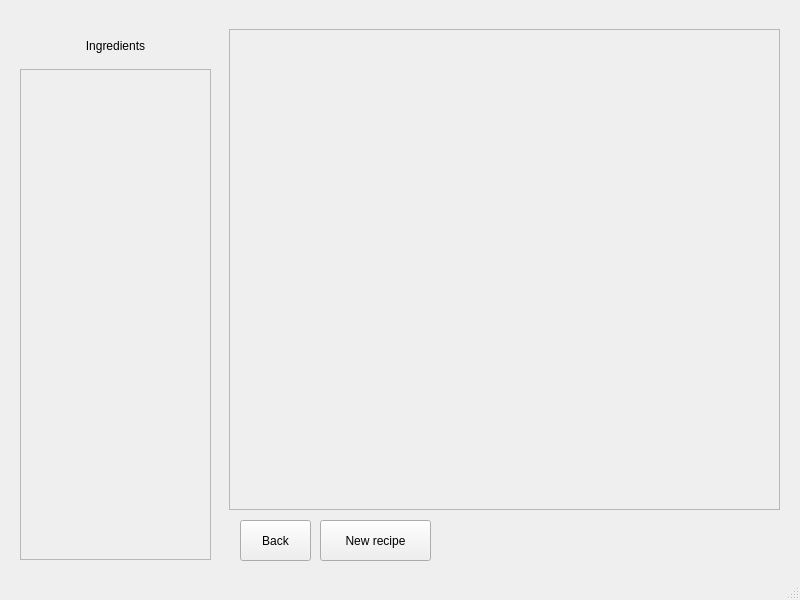
<?xml version="1.0" encoding="UTF-8"?>
<ui version="4.0">
 <class>RecipeWindow</class>
 <widget class="QMainWindow" name="RecipeWindow">
  <property name="geometry">
   <rect>
    <x>0</x>
    <y>0</y>
    <width>800</width>
    <height>600</height>
   </rect>
  </property>
  <property name="windowTitle">
   <string>MainWindow</string>
  </property>
  <widget class="QWidget" name="centralwidget">
   <widget class="QScrollArea" name="ingredientScrollPane">
    <property name="geometry">
     <rect>
      <x>20</x>
      <y>69</y>
      <width>191</width>
      <height>491</height>
     </rect>
    </property>
    <property name="widgetResizable">
     <bool>true</bool>
    </property>
    <widget class="QWidget" name="scrollAreaWidgetContents">
     <property name="geometry">
      <rect>
       <x>0</x>
       <y>0</y>
       <width>189</width>
       <height>489</height>
      </rect>
     </property>
    </widget>
   </widget>
   <widget class="QLabel" name="label">
    <property name="geometry">
     <rect>
      <x>20</x>
      <y>30</y>
      <width>191</width>
      <height>31</height>
     </rect>
    </property>
    <property name="styleSheet">
     <string notr="true">font: 700 12pt &quot;Verdana&quot;;</string>
    </property>
    <property name="text">
     <string>Ingredients</string>
    </property>
    <property name="alignment">
     <set>Qt::AlignCenter</set>
    </property>
   </widget>
   <widget class="QScrollArea" name="recipeScrollArea">
    <property name="geometry">
     <rect>
      <x>229</x>
      <y>29</y>
      <width>551</width>
      <height>481</height>
     </rect>
    </property>
    <property name="widgetResizable">
     <bool>true</bool>
    </property>
    <widget class="QWidget" name="scrollAreaWidgetContents_2">
     <property name="geometry">
      <rect>
       <x>0</x>
       <y>0</y>
       <width>549</width>
       <height>479</height>
      </rect>
     </property>
    </widget>
   </widget>
   <widget class="QPushButton" name="exitRecipeButton">
    <property name="geometry">
     <rect>
      <x>240</x>
      <y>520</y>
      <width>71</width>
      <height>41</height>
     </rect>
    </property>
    <property name="styleSheet">
     <string notr="true">font: 700 9pt &quot;Verdana&quot;;</string>
    </property>
    <property name="text">
     <string>Back</string>
    </property>
   </widget>
   <widget class="QPushButton" name="newRecipeButton">
    <property name="geometry">
     <rect>
      <x>320</x>
      <y>520</y>
      <width>111</width>
      <height>41</height>
     </rect>
    </property>
    <property name="styleSheet">
     <string notr="true">font: 700 9pt &quot;Verdana&quot;;</string>
    </property>
    <property name="text">
     <string>New recipe</string>
    </property>
   </widget>
  </widget>
  <widget class="QStatusBar" name="statusbar"/>
 </widget>
 <resources/>
 <connections/>
</ui>
